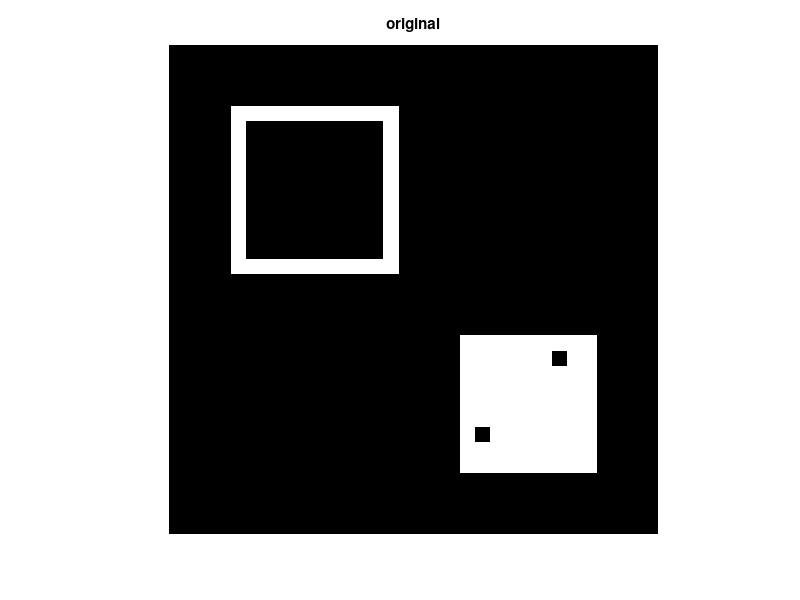
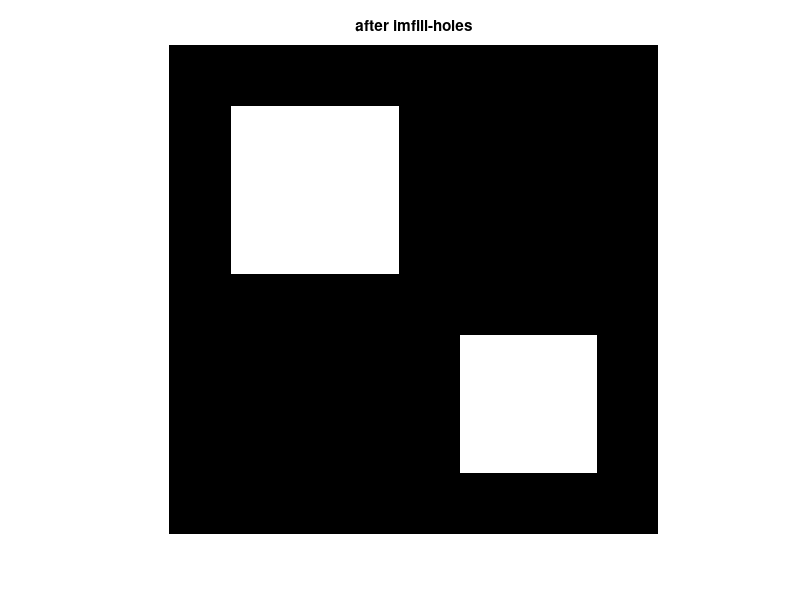

MATLAB code to generate these figures, in order: (Note: this script raises an error after producing the figures.)
I = zeros(32,32);
I(16,10:24) = 1;
I(16,16) = 0;
J = bwmorph(I,'bridge');
figure(1);clf;imshow(I);title('original')
figure(2);clf;imshow(J);
title('after bridge')
pause

I = zeros(32,32);
I(10:16,10:16) = 1;
I(20,10) = 1;
I(25,25) = 1;
J = bwmorph(I,'clean');
figure(1);clf;imshow(I);title('original')
figure(2);clf;imshow(J);
title('after clean')
pause


I = zeros(32,32);
I(5:15,5:15) = 1;
I(6:14,6:14) = 0;
I(20:28,20:28) = 1;
I(21,26) = 0;
I(26,21) = 0;
J = bwmorph(I,'fill');
figure(1);clf;imshow(I);title('original')
figure(2);clf;imshow(J);
title('after fill')
pause

I = zeros(32,32);
I(5:15,5:15) = 1;
I(6:14,6:14) = 0;
I(20:28,20:28) = 1;
I(21,26) = 0;
I(26,21) = 0;
J = imfill(I,'holes');
figure(1);clf;imshow(I);title('original')
figure(2);clf;imshow(J);
title('after imfill-holes')
pause

BW1 = imread('circles.png');
figure(1)
imshow(BW1)
title('original')
BW2 = bwmorph(BW1,'remove');
BW3 = bwmorph(BW1,'skel',Inf);
figure(2)
imshow(BW2)
title('after remove')
figure(3)
imshow(BW3)
title('after skel')
